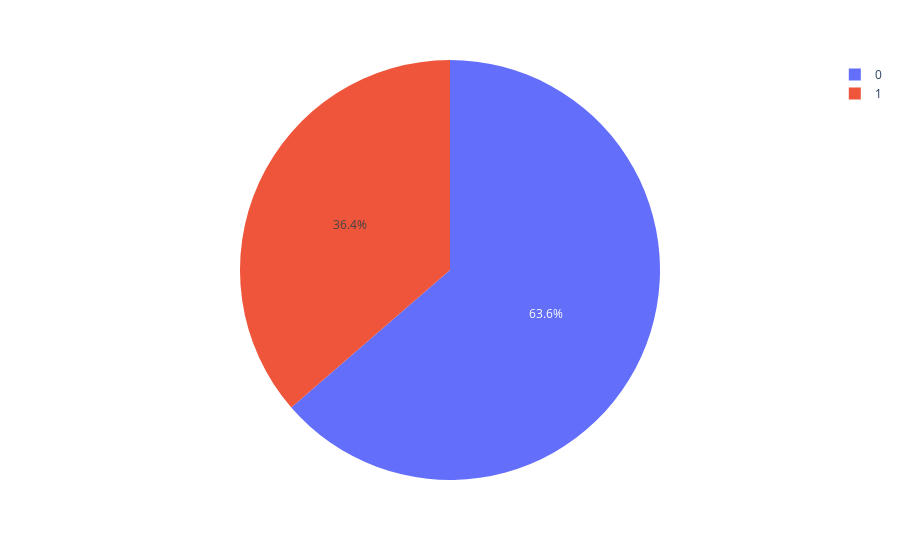

Write notebook code for a chart like this one.
### Code cell
px.pie(titanic, 'Survived')

### Figure 1 — Plotly figure (JSON) as saved in the notebook; plotly's stock layout.template omitted (floating-point values rounded to 4 significant figures; data arrays with more than 128 entries replaced by an {"elided": "..."} marker saying what was removed)
{"data": [{"domain": {"x": [0, 1], "y": [0, 1]}, "hovertemplate": "Survived=%{label}<extra></extra>", "labels": {"elided": "418 int values"}, "legendgroup": "", "name": "", "showlegend": true, "type": "pie"}], "layout": {"legend": {"tracegroupgap": 0}, "margin": {"t": 60}}}
